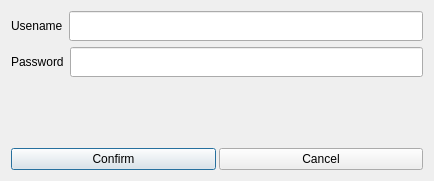
<?xml version="1.0" encoding="UTF-8"?>
<ui version="4.0">
 <class>Login</class>
 <widget class="QDialog" name="Login">
  <property name="geometry">
   <rect>
    <x>0</x>
    <y>0</y>
    <width>434</width>
    <height>181</height>
   </rect>
  </property>
  <property name="windowTitle">
   <string>Dialog</string>
  </property>
  <layout class="QGridLayout" name="gridLayout">
   <item row="0" column="0">
    <layout class="QVBoxLayout" name="verticalLayout">
     <item>
      <layout class="QHBoxLayout" name="horizontalLayout">
       <item>
        <widget class="QLabel" name="label">
         <property name="text">
          <string>Usename</string>
         </property>
        </widget>
       </item>
       <item>
        <widget class="QLineEdit" name="lineEditUsername">
         <property name="minimumSize">
          <size>
           <width>150</width>
           <height>30</height>
          </size>
         </property>
        </widget>
       </item>
      </layout>
     </item>
     <item>
      <layout class="QHBoxLayout" name="horizontalLayout_2">
       <item>
        <widget class="QLabel" name="label_2">
         <property name="text">
          <string>Password</string>
         </property>
        </widget>
       </item>
       <item>
        <widget class="QLineEdit" name="lineEditPassword">
         <property name="minimumSize">
          <size>
           <width>150</width>
           <height>30</height>
          </size>
         </property>
         <property name="echoMode">
          <enum>QLineEdit::Password</enum>
         </property>
        </widget>
       </item>
      </layout>
     </item>
     <item>
      <spacer name="verticalSpacer">
       <property name="orientation">
        <enum>Qt::Vertical</enum>
       </property>
       <property name="sizeHint" stdset="0">
        <size>
         <width>20</width>
         <height>40</height>
        </size>
       </property>
      </spacer>
     </item>
     <item>
      <layout class="QHBoxLayout" name="horizontalLayout_3">
       <property name="spacing">
        <number>3</number>
       </property>
       <item>
        <widget class="QPushButton" name="pushButtonConfirm">
         <property name="minimumSize">
          <size>
           <width>0</width>
           <height>0</height>
          </size>
         </property>
         <property name="maximumSize">
          <size>
           <width>16777215</width>
           <height>16777215</height>
          </size>
         </property>
         <property name="text">
          <string>Confirm</string>
         </property>
        </widget>
       </item>
       <item>
        <widget class="QPushButton" name="pushButtonCancel">
         <property name="minimumSize">
          <size>
           <width>0</width>
           <height>0</height>
          </size>
         </property>
         <property name="maximumSize">
          <size>
           <width>16777215</width>
           <height>16777215</height>
          </size>
         </property>
         <property name="text">
          <string>Cancel</string>
         </property>
        </widget>
       </item>
      </layout>
     </item>
    </layout>
   </item>
  </layout>
 </widget>
 <resources/>
 <connections>
  <connection>
   <sender>pushButtonCancel</sender>
   <signal>clicked()</signal>
   <receiver>Login</receiver>
   <slot>close()</slot>
   <hints>
    <hint type="sourcelabel">
     <x>396</x>
     <y>170</y>
    </hint>
    <hint type="destinationlabel">
     <x>378</x>
     <y>149</y>
    </hint>
   </hints>
  </connection>
 </connections>
</ui>
